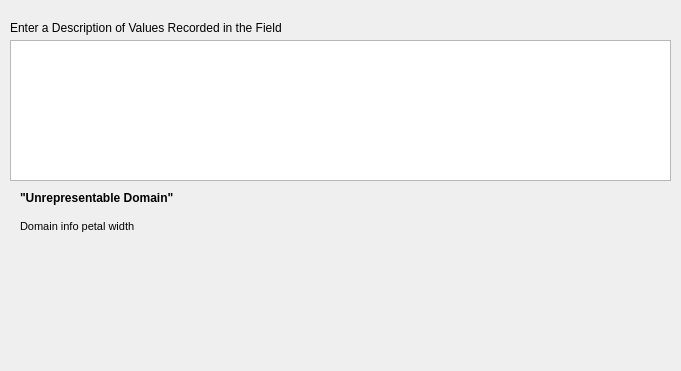
     <widget class="QWidget" name="widUnrepresentable" native="true">
      <property name="geometry">
       <rect>
        <x>1260</x>
        <y>330</y>
        <width>681</width>
        <height>371</height>
       </rect>
      </property>
      <widget class="QLabel" name="label">
       <property name="geometry">
        <rect>
         <x>10</x>
         <y>20</y>
         <width>441</width>
         <height>16</height>
        </rect>
       </property>
       <property name="text">
        <string>Enter a Description of Values Recorded in the Field</string>
       </property>
      </widget>
      <widget class="QTextEdit" name="teUnreprDesc">
       <property name="geometry">
        <rect>
         <x>10</x>
         <y>40</y>
         <width>661</width>
         <height>141</height>
        </rect>
       </property>
      </widget>
      <widget class="QLabel" name="lblunrepe">
       <property name="geometry">
        <rect>
         <x>20</x>
         <y>190</y>
         <width>561</width>
         <height>16</height>
        </rect>
       </property>
       <property name="font">
        <font>
         <weight>75</weight>
         <bold>true</bold>
        </font>
       </property>
       <property name="text">
        <string>&quot;Unrepresentable Domain&quot;</string>
       </property>
      </widget>
      <widget class="QLabel" name="lblUnrepresentableDomain">
       <property name="geometry">
        <rect>
         <x>20</x>
         <y>220</y>
         <width>641</width>
         <height>101</height>
        </rect>
       </property>
       <property name="font">
        <font>
         <pointsize>8</pointsize>
        </font>
       </property>
       <property name="text">
        <string>Domain info petal width</string>
       </property>
       <property name="alignment">
        <set>Qt::AlignLeading|Qt::AlignLeft|Qt::AlignTop</set>
       </property>
       <property name="wordWrap">
        <bool>true</bool>
       </property>
      </widget>
     </widget>
